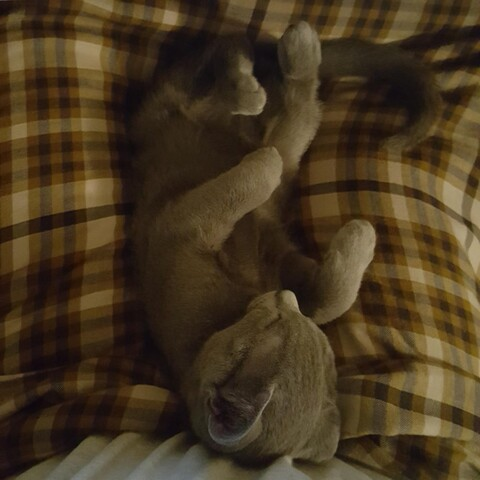
#> input picture 레포트1/howell.jpg, 480 x 480 px
$ python reverse.py
#> lines starting #> are read from the running program, lines starting #| are printed output that depends on the picture; after the words box and inside, x2 and y2 are one past the last pixel; in counts of white or black regions, pixels touching at a corner belong together
### 레포트1/toBinary.py
import cv2
import numpy as np


def gray_imload(path):  # 이미지로드
#> called with path = 'howell.jpg'
    return toGray(cv2.imread(path))
#> in toGray, `row = np.shape(img)[0]`: row = 480
#> after the loop in toGray, `for x in range(row):`:
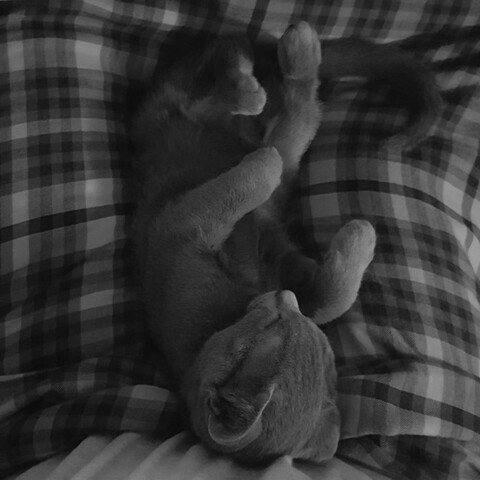
#> new_img: shape (480, 480); min 7, max 157, mean 51.8


def toBinary(img, flag=125):      # 이미지 이진화
#> called with flag = 125
    row = np.shape(img)[0]
#> row = 480
    col = np.shape(img)[1]
#> col = 480
    new_img = np.copy(img)  # 이미지 복사
    for x in range(0, row):
        for y in range(0, col):
            if img[x, y] > flag:  # 임계값과 비교
                new_img.itemset(x, y, 255)
            else:
                new_img.itemset(x, y, 0)
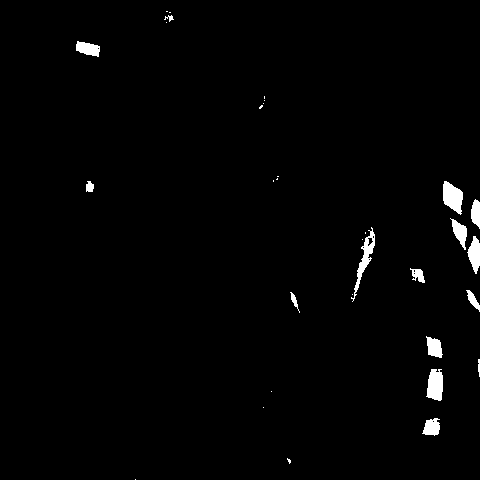
#> new_img: shape (480, 480); 1.4% white; 32 white regions (17 under 20 px), largest, box (x1, y1, x2, y2) and area: (443, 181, 463, 215) 454, (426, 369, 443, 401) 426, (351, 227, 375, 302) 417
    return new_img


def toGray(img):
    row = np.shape(img)[0]
    col = np.shape(img)[1]
    new_img = np.zeros((row, col), np.uint8)
    for x in range(row):
        for y in range(col):
            new_img.itemset(x, y, sum(img[x, y])/3)  # rgb값을 합쳐 3으로나눔

    return new_img


# [8 lines that do not run on import are left out]

### 레포트1/reverse.py
import cv2
import numpy as np
import toBinary


def imreverse(img):
    row = np.shape(img)[0]
#> row = 480
    col = np.shape(img)[1]
#> col = 480
    new_img = np.copy(img)
    for x in range(row):
        for y in range(col):
            new_img.itemset(x, y, 255-img[x, y])    #255에서 빼서 반전시킴
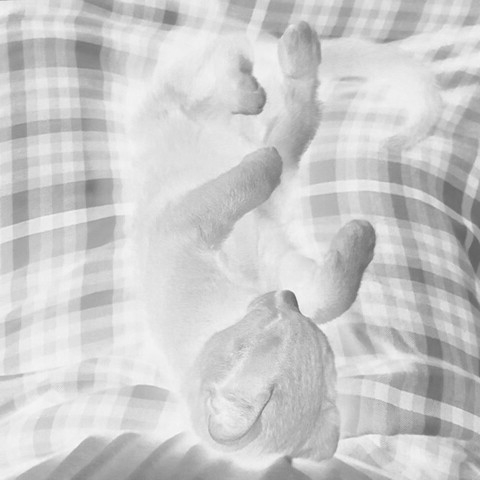
#> new_img: shape (480, 480); min 98, max 248, mean 203.2
    return new_img


if __name__ == '__main__':
    gray_src = toBinary.gray_imload('howell.jpg')       #그레이 이미지
    bin_img = toBinary.toBinary(gray_src)               #이진 이미지
    reversed_img = imreverse(gray_src)                  #그레이 이미지 반전
    re_bin_img = imreverse(bin_img)                     #이진 이미지 반전
    cv2.imshow('src', gray_src)
    cv2.imshow("bin_img", bin_img)
    cv2.imshow("reversed_img", reversed_img)
    cv2.imshow("reversed_bin_img", re_bin_img)
    cv2.waitKey(0)
    cv2.destroyAllWindows()

$ run again, with 레포트1/bigwell.jpg copied over 레포트1/howell.jpg
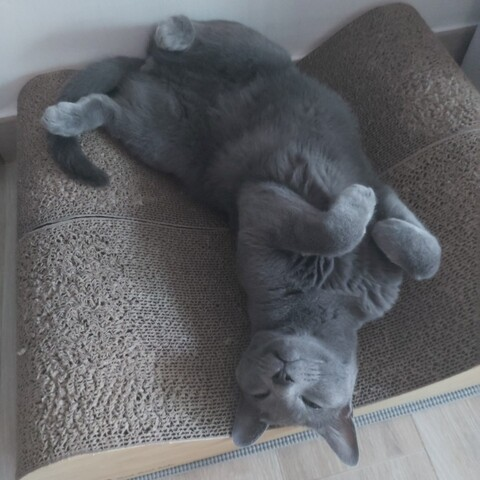
#> input picture 레포트1/bigwell.jpg, 480 x 480 px
#> in toGray, `row = np.shape(img)[0]`: row = 480
#> after the loop in toBinary, `for x in range(0, row):`:
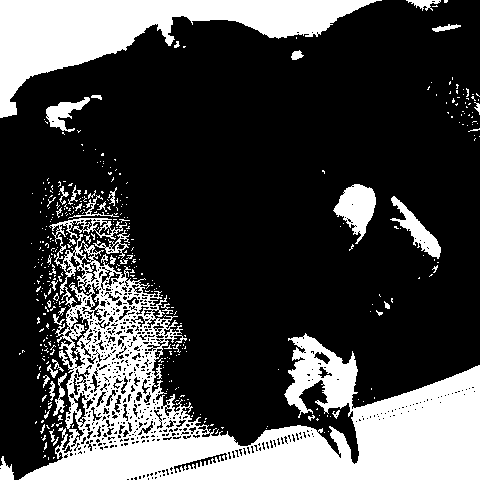
#> new_img: shape (480, 480); 26.9% white; 418 white regions (374 under 20 px), largest, box (x1, y1, x2, y2) and area: (19, 218, 480, 480) 39775, (0, 0, 382, 118) 15650, (333, 184, 376, 244) 1401
#> after the loop in imreverse, `for x in range(row):`:
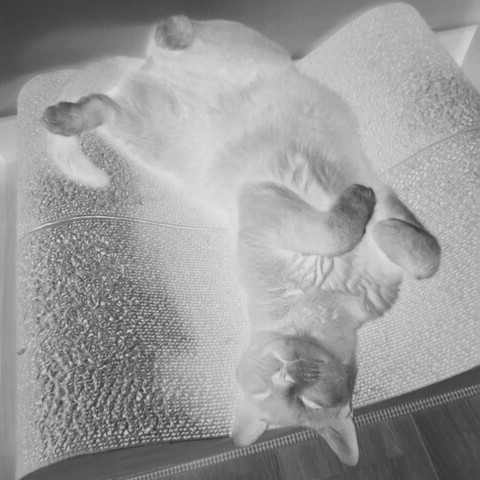
#> new_img: shape (480, 480); min 47, max 227, mean 155
